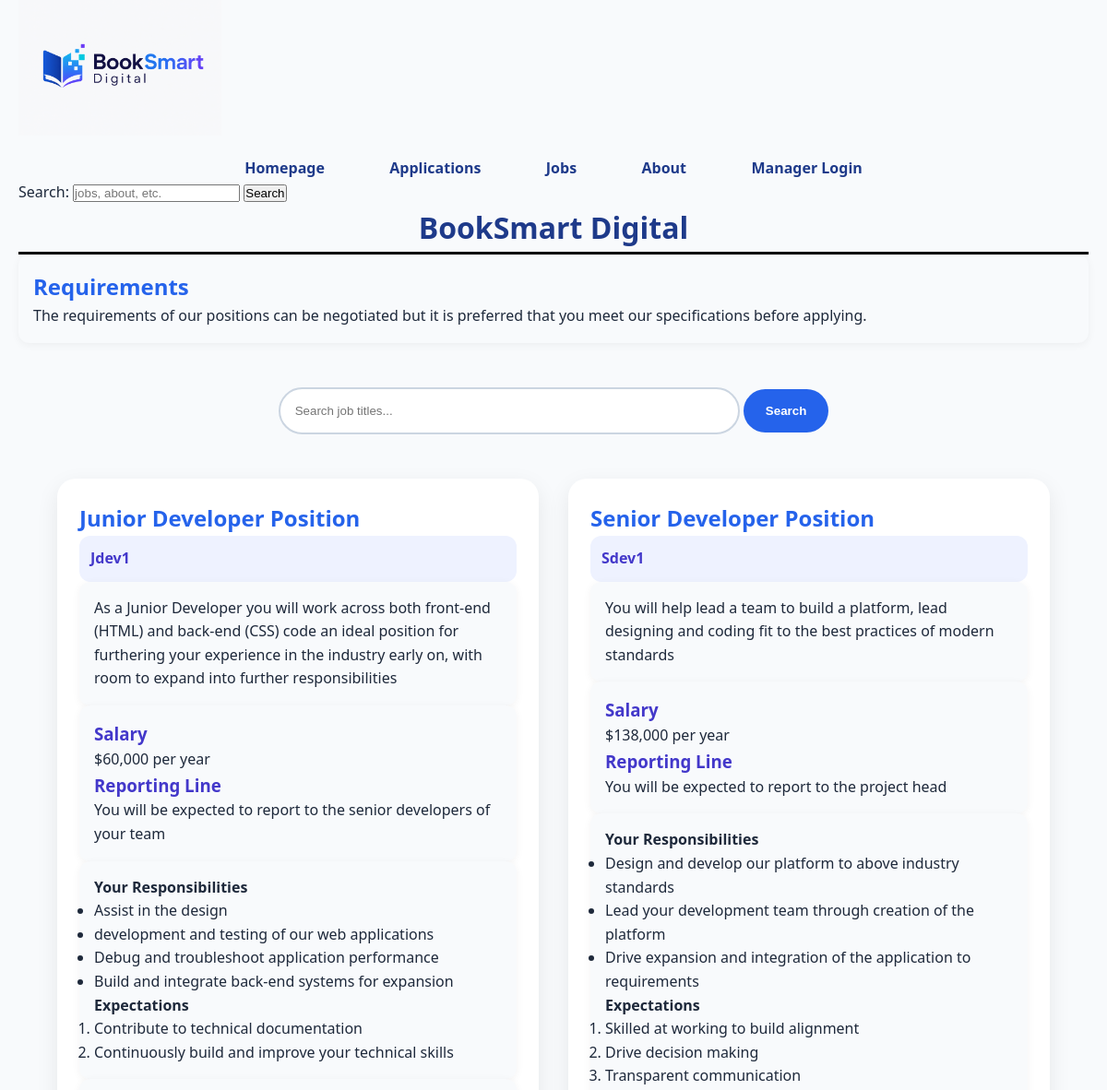
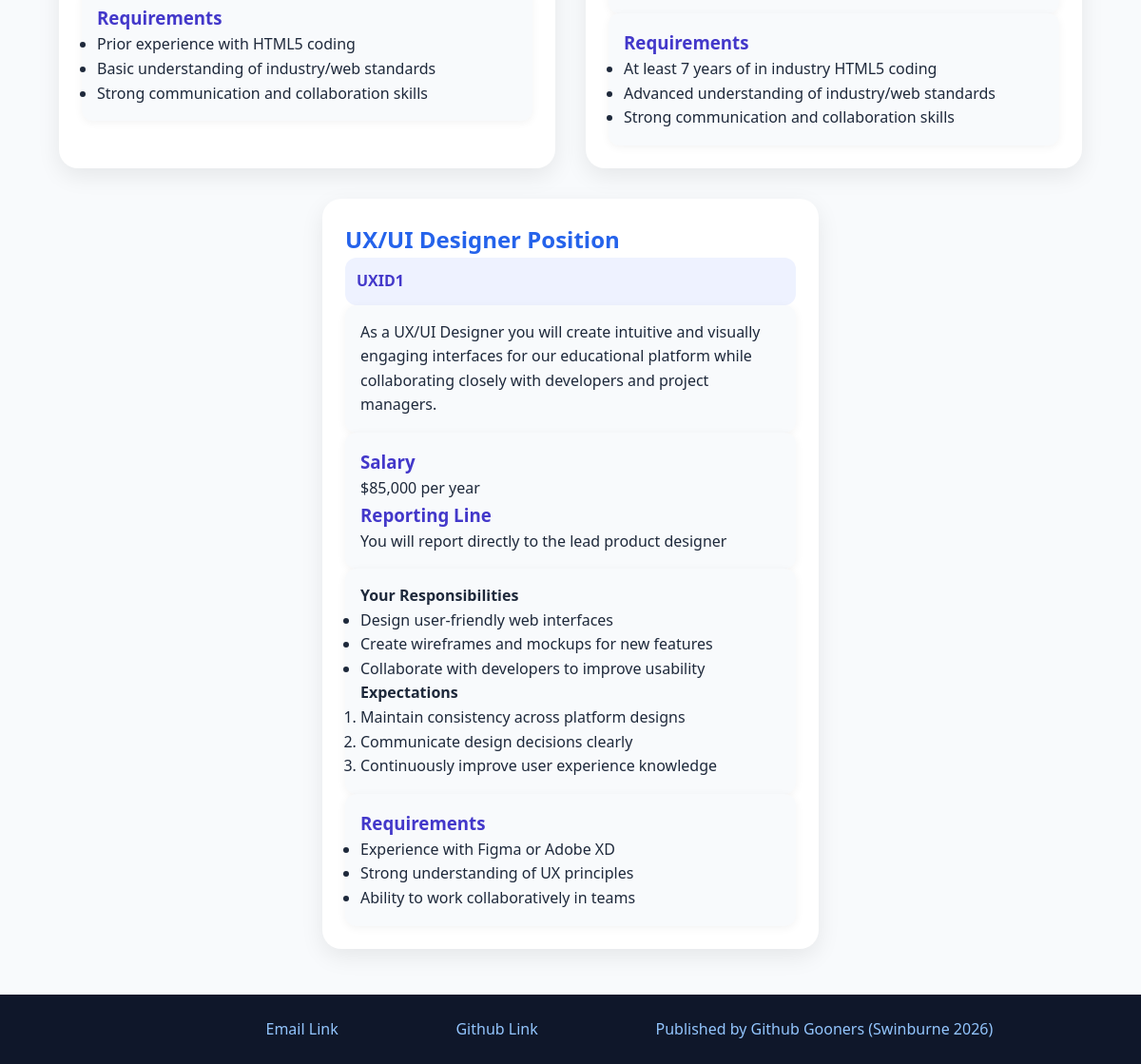
Screenshot of /pages/jobs.php with the database file from the repository (2 pictures, top to bottom).
### tables this page shows
CREATE TABLE `jobs` (
  `job_id` int(11) NOT NULL,
  `title` varchar(100) NOT NULL,
  `job_code` varchar(20) NOT NULL,
  `description` text NOT NULL,
  `responsibilities` text NOT NULL,
  `expectations` text NOT NULL,
  `salary` int(11) NOT NULL,
  `reporting_line` varchar(255) NOT NULL,
  `requirements` text NOT NULL
);

### pages/jobs.php (the view, shortened to what this page needs)
<!DOCTYPE html>
<html lang="en">
    <head>
        <link rel="stylesheet" type="text/css" href="../styles/styles.css">
    </head>
    <body>
    <?php
    require_once("settings.php");
    $conn = mysqli_connect($host, $user, $pwd, $sql_db);
    $search = "";
    $query = "SELECT * FROM jobs
            WHERE title LIKE '%$search%'";
    $result = mysqli_query($conn, $query);
    ?>
    <?php
    include '../IncFiles/header.inc';
    ?>
    <aside class="requirements-box">
        <h2>Requirements</h2>
        <p>
            The requirements of our positions can be negotiated but it is preferred
            that you meet our specifications before applying.
        </p>
    </aside>
    <form method="get" action="jobs.php" class="search-container">
        <input
            type="text"
            name="search"
            placeholder="Search job titles..."
            value="<?php echo htmlspecialchars($search); ?>">
        <button type="submit">Search</button>
    </form>
    <div class="jobs-container">
    <?php
    if (mysqli_num_rows($result) > 0) {
        while ($row = mysqli_fetch_assoc($result)) {
            $responsibilities = explode(",", $row['responsibilities']);
            $expectations = explode(",", $row['expectations']);
            $requirements = explode(",", $row['requirements']);
    ?>
    <section class="job-box">
        <h2><?php echo $row['title']; ?></h2>
        <aside class="job-code">
            <?php echo $row['job_code']; ?>
        </aside>
        <section class="job-description">
            <p><?php echo $row['description']; ?></p>
        </section>
        <section class="job-salary">
            <h3>Salary</h3>
            <p>$<?php echo number_format($row['salary']); ?> per year</p>
            <h3>Reporting Line</h3>
            <p><?php echo $row['reporting_line']; ?></p>
        </section>
        <section class="job-workflow">
            <h4>Your Responsibilities</h4>
            <ul>
                <?php
                foreach ($responsibilities as $item) {
                    echo "<li>$item</li>";
                }
                ?>
            </ul>
            <h4>Expectations</h4>
            <ol>
                <?php
                foreach ($expectations as $item) {
                    echo "<li>$item</li>";
                }
                ?>
            </ol>
        </section>
        <section class="job-requirements">
            <h3>Requirements</h3>
            <ul>
                <?php
                foreach ($requirements as $item) {
                    echo "<li>$item</li>";
                }
                ?>
            </ul>
        </section>
    </section>
    <?php
        }
    } else {
        echo "<p>No jobs currently available.</p>";
    }
    ?>
    </div>
    <?php include '../IncFiles/footer.inc';
        ?>
    </body>
</html>

### styles/styles.css (style rules this page uses)
* { margin: 0; padding: 0; box-sizing: border-box; }
body { font-family: "Segoe UI", Arial, sans-serif; background: #F8FAFC; color: #1E293B; line-height: 1.6; padding-left: 20px; padding-right: 20px; }
h2 { color: #2563EB; }
h3 { color: #4338CA; }
.search-container { text-align: center; margin: 3rem 0; }
.search-container input { width: 50%; max-width: 500px; padding: 1rem; border: 2px solid #CBD5E1; border-radius: 50px; outline: none; transition: 0.3s; }
.search-container button { padding: 1rem 1.5rem; border: none; border-radius: 50px; background: #2563EB; color: white; font-weight: 600; cursor: pointer; transition: 0.3s; }
.jobs-container { display: flex; flex-wrap: wrap; justify-content: center; gap: 2rem; margin: 3rem auto; }
.job-box { background: white; width: 45%; min-width: 350px; padding: 1.5rem; border-radius: 20px; box-shadow: 0 8px 25px rgba(0,0,0,0.08); transition: transform 0.3s; }
.job-description, .job-salary, .job-workflow, .job-requirements, .requirements-box { background: #F8FAFC; border-radius: 12px; padding: 1rem; border: none; box-shadow: 0 2px 10px rgba(0,0,0,0.05); }
.job-code { background: #EEF2FF; border-radius: 12px; padding: 0.75rem; font-weight: bold; color: #4338CA; }

### rows the page displays
jobs: title "Junior Developer Position", job_code "Jdev1", description "As a Junior Developer you will work across both front-end (HTML) and back-end (CSS) code an ideal position for furthering your experience in the industry early on, with room to expand into further responsibilities", salary "60,000", reporting_line "You will be expected to report to the senior developers of your team", responsibilities "Assist in the design", responsibilities "development and testing of our web applications", responsibilities "Debug and troubleshoot application performance", responsibilities "Build and integrate back-end systems for expansion", expectations "Contribute to technical documentation", expectations "Continuously build and improve your technical skills", requirements "Prior experience with HTML5 coding", requirements "Basic understanding of industry/web standards", requirements "Strong communication and collaboration skills"
jobs: title "Senior Developer Position", job_code "Sdev1", description "You will help lead a team to build a platform, lead designing and coding fit to the best practices of modern standards", salary "138,000", reporting_line "You will be expected to report to the project head", responsibilities "Design and develop our platform to above industry standards", responsibilities "Lead your development team through creation of the platform", responsibilities "Drive expansion and integration of the application to requirements", expectations "Skilled at working to build alignment", expectations "Drive decision making", expectations "Transparent communication", requirements "At least 7 years of in industry HTML5 coding", requirements "Advanced understanding of industry/web standards", requirements "Strong communication and collaboration skills"
jobs: title "UX/UI Designer Position", job_code "UXID1", description "As a UX/UI Designer you will create intuitive and visually engaging interfaces for our educational platform while collaborating closely with developers and project managers.", salary "85,000", reporting_line "You will report directly to the lead product designer", responsibilities "Design user-friendly web interfaces", responsibilities "Create wireframes and mockups for new features", responsibilities "Collaborate with developers to improve usability", expectations "Maintain consistency across platform designs", expectations "Communicate design decisions clearly", expectations "Continuously improve user experience knowledge", requirements "Experience with Figma or Adobe XD", requirements "Strong understanding of UX principles", requirements "Ability to work collaboratively in teams"
